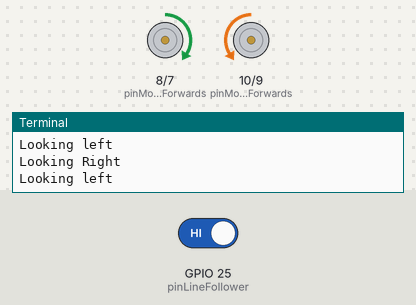
A program run on a simulated Raspberry Pi (BCM pin numbers). Parts: motor-driver pin pairs drawn as motors (green arrow = first pin HIGH = forward, orange = second pin HIGH = backward, longer = more drive), the last lines printed to the terminal. The test bench sets the inputs (shaded band); at power-on: GPIO 25 (pinLineFollower) HIGH. The clock reads 2024-03-15 10:24:30 at power-on unless the program sets it. At 6.6 s the program stops and its outputs stay as they are.

Above: at 1.2 s.
1.3 s: GPIO 25 (pinLineFollower) driven LOW
At 2.3 s:
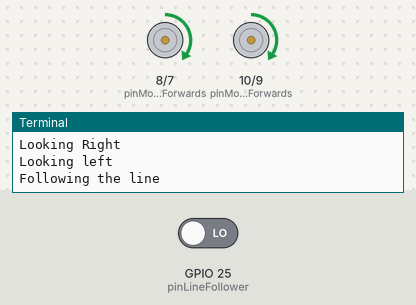
2.8 s: GPIO 25 (pinLineFollower) driven HIGH
At 5.0 s:
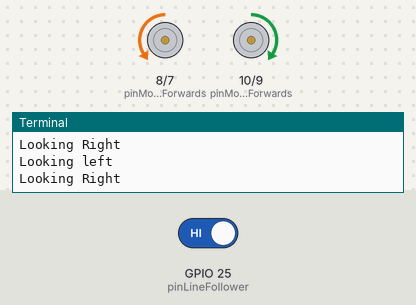
At 7.1 s:
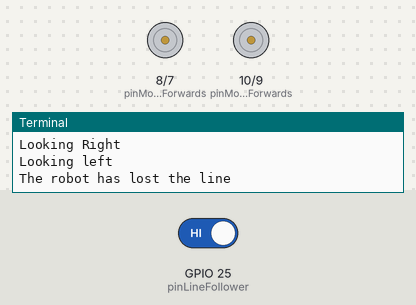
Timing chart, 0 to 8.1 s (numbered marks = the images above; inputs shaded):
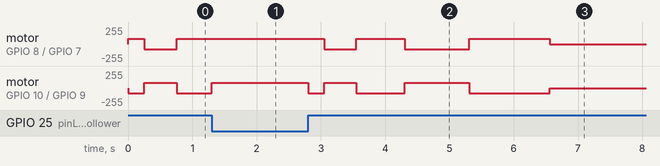

The program:

8-linefollower.py
```python
# CamJam EduKit 3 - Robotics
# Worksheet 8 - Line Following Robot

import RPi.GPIO as GPIO  # Import the GPIO Library
import time  # Import the Time library

# Set the GPIO modes
GPIO.setmode(GPIO.BCM)
GPIO.setwarnings(False)

# Set variables for the GPIO motor pins
pinMotorAForwards = 10
pinMotorABackwards = 9
pinMotorBForwards = 8
pinMotorBBackwards = 7
# Set variables for the line detector GPIO pin
pinLineFollower = 25

# How many times to turn the pin on and off each second
Frequency = 20
# How long the pin stays on each cycle, as a percent
DutyCycleA = 30
DutyCycleB = 30
# Setting the duty cycle to 0 means the motors will not turn
Stop = 0

# Set the GPIO Pin mode to be Output
GPIO.setup(pinMotorAForwards, GPIO.OUT)
GPIO.setup(pinMotorABackwards, GPIO.OUT)
GPIO.setup(pinMotorBForwards, GPIO.OUT)
GPIO.setup(pinMotorBBackwards, GPIO.OUT)
# Set the pinLineFollower pin as an input so we can read its value
GPIO.setup(pinLineFollower, GPIO.IN)

# Set the GPIO to software PWM at 'Frequency' Hertz
pwmMotorAForwards = GPIO.PWM(pinMotorAForwards, Frequency)
pwmMotorABackwards = GPIO.PWM(pinMotorABackwards, Frequency)
pwmMotorBForwards = GPIO.PWM(pinMotorBForwards, Frequency)
pwmMotorBBackwards = GPIO.PWM(pinMotorBBackwards, Frequency)

# Start the software PWM with a duty cycle of 0 (i.e. not moving)
pwmMotorAForwards.start(Stop)
pwmMotorABackwards.start(Stop)
pwmMotorBForwards.start(Stop)
pwmMotorBBackwards.start(Stop)


# Turn all motors off
def stopmotors():
    pwmMotorAForwards.ChangeDutyCycle(Stop)
    pwmMotorABackwards.ChangeDutyCycle(Stop)
    pwmMotorBForwards.ChangeDutyCycle(Stop)
    pwmMotorBBackwards.ChangeDutyCycle(Stop)


# Turn both motors forwards
def forwards():
    pwmMotorAForwards.ChangeDutyCycle(DutyCycleA)
    pwmMotorABackwards.ChangeDutyCycle(Stop)
    pwmMotorBForwards.ChangeDutyCycle(DutyCycleB)
    pwmMotorBBackwards.ChangeDutyCycle(Stop)


# Turn both motors backwards
def backwards():
    pwmMotorAForwards.ChangeDutyCycle(Stop)
    pwmMotorABackwards.ChangeDutyCycle(DutyCycleA)
    pwmMotorBForwards.ChangeDutyCycle(Stop)
    pwmMotorBBackwards.ChangeDutyCycle(DutyCycleB)


# Turn left
def left():
    pwmMotorAForwards.ChangeDutyCycle(Stop)
    pwmMotorABackwards.ChangeDutyCycle(DutyCycleA)
    pwmMotorBForwards.ChangeDutyCycle(DutyCycleB)
    pwmMotorBBackwards.ChangeDutyCycle(Stop)


# Turn Right
def right():
    pwmMotorAForwards.ChangeDutyCycle(DutyCycleA)
    pwmMotorABackwards.ChangeDutyCycle(Stop)
    pwmMotorBForwards.ChangeDutyCycle(Stop)
    pwmMotorBBackwards.ChangeDutyCycle(DutyCycleB)


# Return True if the line detector is over a black line
def isoverblack():
    if GPIO.input(pinLineFollower) == 0:
        return True
    else:
        return False


# Search for the black line
def seekline():
    print("Seeking the line")
    # The direction the robot will turn - True = Left
    direction = True

    seeksize = 0.25  # Turn for 0.25s
    seekcount = 1  # A count of times the robot has looked for the line
    maxseekcount = 5  # The maximum time to seek the line in one direction

    # Turn the robot left and right until it finds the line
    # Or we have looked long enough
    while seekcount <= maxseekcount:
        # Set the seek time
        seektime = seeksize * seekcount

        # Start the motors turning in a direction
        if direction:
            print("Looking left")
            left()
        else:
            print("Looking Right")
            right()

        # Save the time it is now
        starttime = time.time()

        # While the robot is turning for SeekTime seconds,
        # check to see whether the line detector is over black
        while time.time() - starttime <= seektime:
            if isoverblack():
                stopmotors()
                # Exit the SeekLine() function returning
                # True - the line was found
                return True

        # The robot has not found the black line yet, so stop
        stopmotors()

        # Increase the seek count
        seekcount += 1

        # Change direction
        direction = not direction

    # The line wasn't found, so return False
    return False


try:
    # Repeat the next indented block forever
    print("Following the line")
    while True:
        # If the sensor is Low (=0), it's above the black line
        if isoverblack():
            forwards()
        # If not (else), print the following
        else:
            stopmotors()
            if seekline():
                print("Following the line")
            else:
                stopmotors()
                print("The robot has lost the line")
                exit()

# If you press CTRL+C, cleanup and stop
except KeyboardInterrupt:
    GPIO.cleanup()
```

Measured:
- after the input at 1.3 s, motor on GPIO 8 (pinMotorBForwards) / GPIO 7 (pinMotorBBackwards): stays forward 77/255 (without the input it goes to backward 77/255 after 0.21 s)
